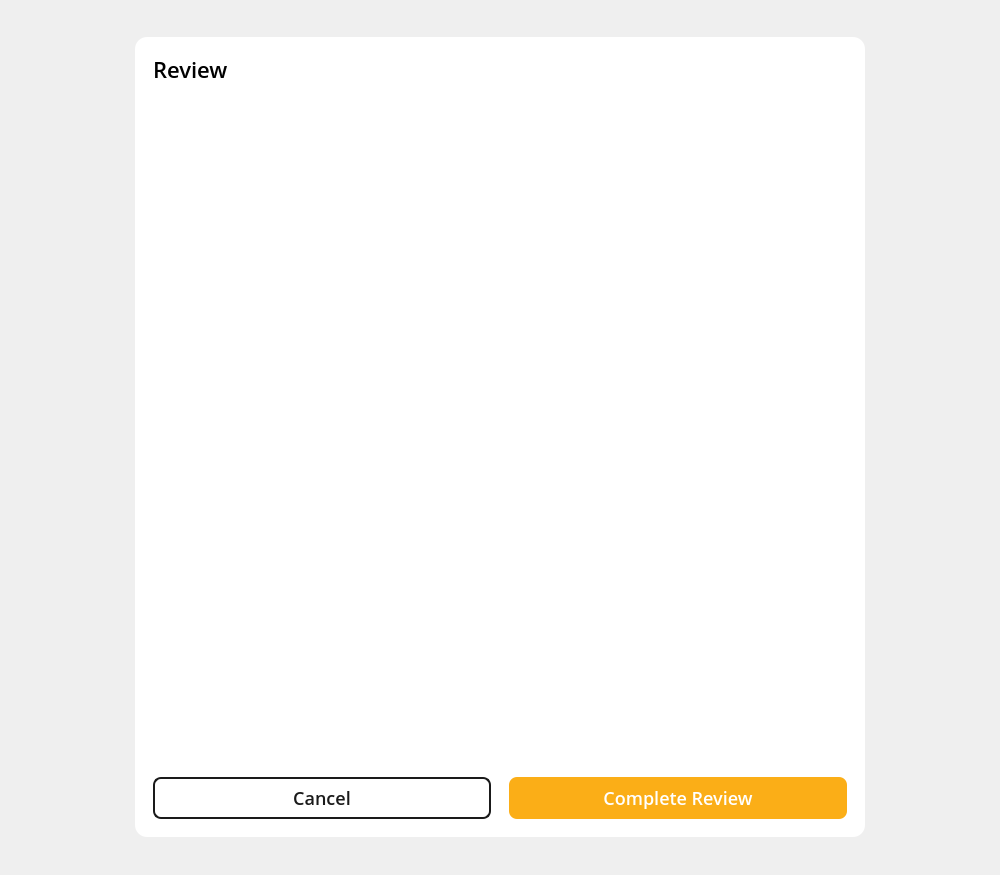
<?xml version="1.0" encoding="UTF-8"?>
<ui version="4.0">
 <class>ReviewItemCheckDialog</class>
 <widget class="QDialog" name="ReviewItemCheckDialog">
  <property name="geometry">
   <rect>
    <x>0</x>
    <y>0</y>
    <width>1000</width>
    <height>875</height>
   </rect>
  </property>
  <property name="windowTitle">
   <string>Dialog</string>
  </property>
  <layout class="QHBoxLayout" name="horizontalLayout_2">
   <item>
    <widget class="QWidget" name="dialogContainer" native="true">
     <property name="sizePolicy">
      <sizepolicy hsizetype="Fixed" vsizetype="Preferred">
       <horstretch>0</horstretch>
       <verstretch>0</verstretch>
      </sizepolicy>
     </property>
     <property name="minimumSize">
      <size>
       <width>730</width>
       <height>800</height>
      </size>
     </property>
     <property name="maximumSize">
      <size>
       <width>730</width>
       <height>800</height>
      </size>
     </property>
     <property name="styleSheet">
      <string notr="true">#dialogContainer {
	background-color: white;
	border-radius: 12px;
	border: none;
}

#bodyContainer {
	border-bottom-left-radius: 12px;
	border-bottom-right-radius: 12px;
}


QLabel {
	color: #1A1A1A;
	font-family: Open Sans;
	font-weight: 600;
	font-size: 16px;
	line-height: 24px;
	letter-spacing: 0%;
}

QScrollArea {
	border: none;
}

#container {
	background: white;
}

QTextEdit {
	color: #1A1A1A;
	background: white;
	font-family: Open Sans;
	font-weight: 400;
	font-size: 16px;
	line-height: 24px;
	letter-spacing: 0%;
	border-radius: 8px;
	border: 1px solid #CCCCCC;
	padding-left: 12px;
	padding-right: 12px;
}

QScrollBar {
    background: transparent;
}

QScrollBar:vertical {
    width: 6px;
    background: transparent;
}
QScrollBar::handle:vertical {
    background: #4B286D;
    border-radius: 3px;
}
QScrollBar::add-line:vertical,
QScrollBar::sub-line:vertical {
    height: 0;
}

#cancelButton {
	color: #1A1A1A;
	font-family: Open Sans;
	font-weight: 500;
	font-size: 18px;
	line-height: 24px;
	letter-spacing: 0%;
	border-radius: 8px;
	border: 1.5px solid #1A1A1A
}

#saveButton {
    background-color: #FBAE17;
	color: white;
	font-family: Open Sans;
	font-weight: 500;
	font-size: 18px;
	line-height: 24px;
	letter-spacing: 0%;
	border-radius: 8px;
}</string>
     </property>
     <layout class="QVBoxLayout" name="verticalLayout_2">
      <property name="spacing">
       <number>0</number>
      </property>
      <property name="leftMargin">
       <number>0</number>
      </property>
      <property name="topMargin">
       <number>0</number>
      </property>
      <property name="rightMargin">
       <number>0</number>
      </property>
      <property name="bottomMargin">
       <number>0</number>
      </property>
      <item>
       <widget class="QWidget" name="titleBar" native="true">
        <property name="minimumSize">
         <size>
          <width>0</width>
          <height>64</height>
         </size>
        </property>
        <property name="maximumSize">
         <size>
          <width>16777215</width>
          <height>64</height>
         </size>
        </property>
        <property name="styleSheet">
         <string notr="true">background-color: rgba(255, 255, 255, 0);</string>
        </property>
        <layout class="QHBoxLayout" name="horizontalLayout">
         <property name="spacing">
          <number>18</number>
         </property>
         <property name="leftMargin">
          <number>18</number>
         </property>
         <property name="topMargin">
          <number>16</number>
         </property>
         <property name="rightMargin">
          <number>18</number>
         </property>
         <property name="bottomMargin">
          <number>16</number>
         </property>
         <item>
          <widget class="QLabel" name="dialogTitle">
           <property name="styleSheet">
            <string notr="true">font-family: Open Sans;
font-size: 22px;
font-weight: 500;
color: black;
line-height: 30px;
letter-spacing: 0%;
</string>
           </property>
           <property name="text">
            <string>Review</string>
           </property>
          </widget>
         </item>
         <item>
          <widget class="QToolButton" name="closeButton">
           <property name="minimumSize">
            <size>
             <width>32</width>
             <height>32</height>
            </size>
           </property>
           <property name="maximumSize">
            <size>
             <width>32</width>
             <height>32</height>
            </size>
           </property>
           <property name="text">
            <string/>
           </property>
           <property name="icon">
            <iconset resource="../../../../../Resources/Resources.qrc">
             <normaloff>:/images/Project/cross-icon.svg</normaloff>:/images/Project/cross-icon.svg</iconset>
           </property>
           <property name="iconSize">
            <size>
             <width>32</width>
             <height>32</height>
            </size>
           </property>
           <property name="autoRaise">
            <bool>true</bool>
           </property>
          </widget>
         </item>
        </layout>
       </widget>
      </item>
      <item>
       <widget class="QWidget" name="bodyContainer" native="true">
        <layout class="QVBoxLayout" name="verticalLayout">
         <property name="spacing">
          <number>18</number>
         </property>
         <property name="leftMargin">
          <number>18</number>
         </property>
         <property name="topMargin">
          <number>18</number>
         </property>
         <property name="rightMargin">
          <number>18</number>
         </property>
         <property name="bottomMargin">
          <number>18</number>
         </property>
         <item>
          <widget class="QScrollArea" name="scrollArea">
           <property name="sizePolicy">
            <sizepolicy hsizetype="Expanding" vsizetype="Minimum">
             <horstretch>0</horstretch>
             <verstretch>0</verstretch>
            </sizepolicy>
           </property>
           <property name="minimumSize">
            <size>
             <width>0</width>
             <height>640</height>
            </size>
           </property>
           <property name="widgetResizable">
            <bool>true</bool>
           </property>
           <widget class="QWidget" name="container">
            <property name="geometry">
             <rect>
              <x>0</x>
              <y>0</y>
              <width>694</width>
              <height>640</height>
             </rect>
            </property>
            <property name="sizePolicy">
             <sizepolicy hsizetype="Preferred" vsizetype="Minimum">
              <horstretch>0</horstretch>
              <verstretch>0</verstretch>
             </sizepolicy>
            </property>
            <property name="maximumSize">
             <size>
              <width>16777215</width>
              <height>16777215</height>
             </size>
            </property>
           </widget>
          </widget>
         </item>
         <item>
          <widget class="QWidget" name="buttonContainer" native="true">
           <property name="sizePolicy">
            <sizepolicy hsizetype="Preferred" vsizetype="Fixed">
             <horstretch>0</horstretch>
             <verstretch>0</verstretch>
            </sizepolicy>
           </property>
           <property name="minimumSize">
            <size>
             <width>0</width>
             <height>42</height>
            </size>
           </property>
           <property name="maximumSize">
            <size>
             <width>16777215</width>
             <height>42</height>
            </size>
           </property>
           <layout class="QHBoxLayout" name="buttonLayout">
            <property name="spacing">
             <number>18</number>
            </property>
            <property name="leftMargin">
             <number>0</number>
            </property>
            <property name="topMargin">
             <number>0</number>
            </property>
            <property name="rightMargin">
             <number>0</number>
            </property>
            <property name="bottomMargin">
             <number>0</number>
            </property>
            <item>
             <widget class="QPushButton" name="cancelButton">
              <property name="minimumSize">
               <size>
                <width>0</width>
                <height>42</height>
               </size>
              </property>
              <property name="maximumSize">
               <size>
                <width>16777215</width>
                <height>42</height>
               </size>
              </property>
              <property name="text">
               <string>Cancel</string>
              </property>
             </widget>
            </item>
            <item>
             <widget class="QPushButton" name="saveButton">
              <property name="minimumSize">
               <size>
                <width>0</width>
                <height>42</height>
               </size>
              </property>
              <property name="maximumSize">
               <size>
                <width>16777215</width>
                <height>42</height>
               </size>
              </property>
              <property name="text">
               <string>Complete Review</string>
              </property>
             </widget>
            </item>
           </layout>
          </widget>
         </item>
        </layout>
       </widget>
      </item>
     </layout>
    </widget>
   </item>
  </layout>
 </widget>
 <resources>
  <include location="../../../../../Resources/Resources.qrc"/>
 </resources>
 <connections/>
</ui>
